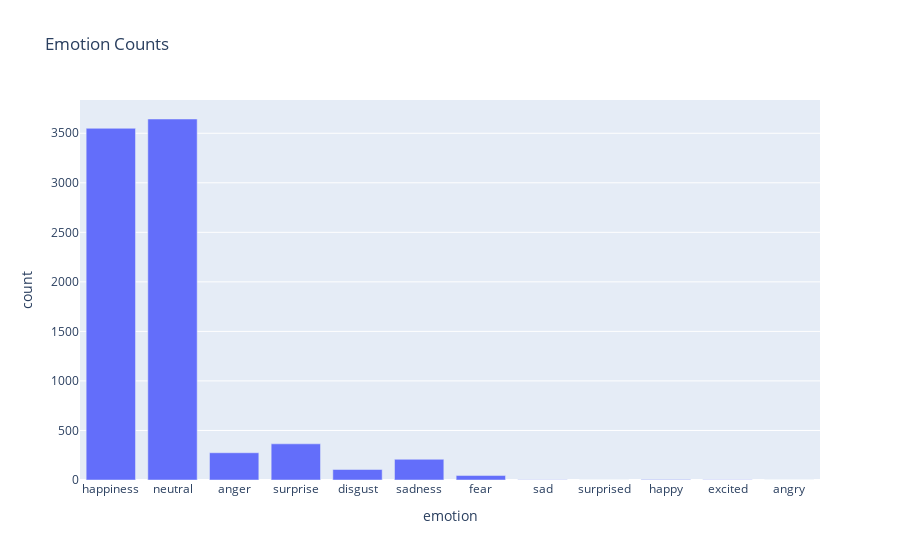

Notebook code cell kept with this figure:
### Code cell
# Find the distribution of the emotions
emotion_counter_df = pd.DataFrame(emotion_counter.items(), columns=['emotion', 'count'])

fig = px.bar(emotion_counter_df, x='emotion', y='count', title='Emotion Counts')
fig.update_layout(hovermode="x")
fig.show()

### Figure 1 — Plotly figure (JSON) as saved in the notebook; plotly's stock layout.template omitted (floating-point values rounded to 4 significant figures)
{"data": [{"alignmentgroup": "True", "hovertemplate": "emotion=%{x}<br>count=%{y}<extra></extra>", "legendgroup": "", "marker": {"color": "#636efa", "pattern": {"shape": ""}}, "name": "", "offsetgroup": "", "orientation": "v", "showlegend": false, "textposition": "auto", "type": "bar", "x": ["happiness", "neutral", "anger", "surprise", "disgust", "sadness", "fear", "sad", "surprised", "happy", "excited", "angry"], "xaxis": "x", "y": [3550, 3644, 275, 365, 106, 209, 45, 3, 1, 5, 2, 1], "yaxis": "y"}], "layout": {"barmode": "relative", "hovermode": "x", "legend": {"tracegroupgap": 0}, "title": {"text": "Emotion Counts"}, "xaxis": {"anchor": "y", "domain": [0, 1], "title": {"text": "emotion"}}, "yaxis": {"anchor": "x", "domain": [0, 1], "title": {"text": "count"}}}}
